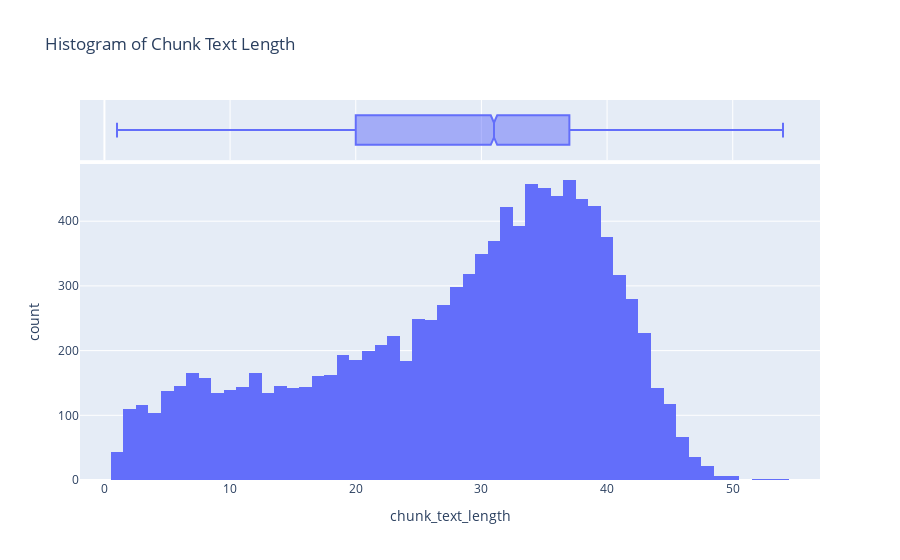

The notebook cell saved with this chart:
### Code cell
fig = px.histogram(df_chunks_with_md_headers_and_recsplitter, x='chunk_text_length', title='Histogram of Chunk Text Length', nbins=80, marginal='box')
fig.show()

### Figure 1 — Plotly figure (JSON) as saved in the notebook; plotly's stock layout.template omitted (floating-point values rounded to 4 significant figures; data arrays with more than 128 entries replaced by an {"elided": "..."} marker saying what was removed)
{"data": [{"alignmentgroup": "True", "bingroup": "x", "hovertemplate": "chunk_text_length=%{x}<br>count=%{y}<extra></extra>", "legendgroup": "", "marker": {"color": "#636efa", "pattern": {"shape": ""}}, "name": "", "nbinsx": 80, "offsetgroup": "", "orientation": "v", "showlegend": false, "type": "histogram", "x": {"elided": "10827 int values"}, "xaxis": "x", "yaxis": "y"}, {"alignmentgroup": "True", "hovertemplate": "chunk_text_length=%{x}<extra></extra>", "legendgroup": "", "marker": {"color": "#636efa"}, "name": "", "notched": true, "offsetgroup": "", "showlegend": false, "type": "box", "x": {"elided": "10827 int values"}, "xaxis": "x2", "yaxis": "y2"}], "layout": {"barmode": "relative", "legend": {"tracegroupgap": 0}, "title": {"text": "Histogram of Chunk Text Length"}, "xaxis": {"anchor": "y", "domain": [0, 1], "title": {"text": "chunk_text_length"}}, "xaxis2": {"anchor": "y2", "domain": [0, 1], "matches": "x", "showgrid": true, "showticklabels": false}, "yaxis": {"anchor": "x", "domain": [0, 0.8316], "title": {"text": "count"}}, "yaxis2": {"anchor": "x2", "domain": [0.8416, 1], "matches": "y2", "showgrid": false, "showline": false, "showticklabels": false, "ticks": ""}}}
